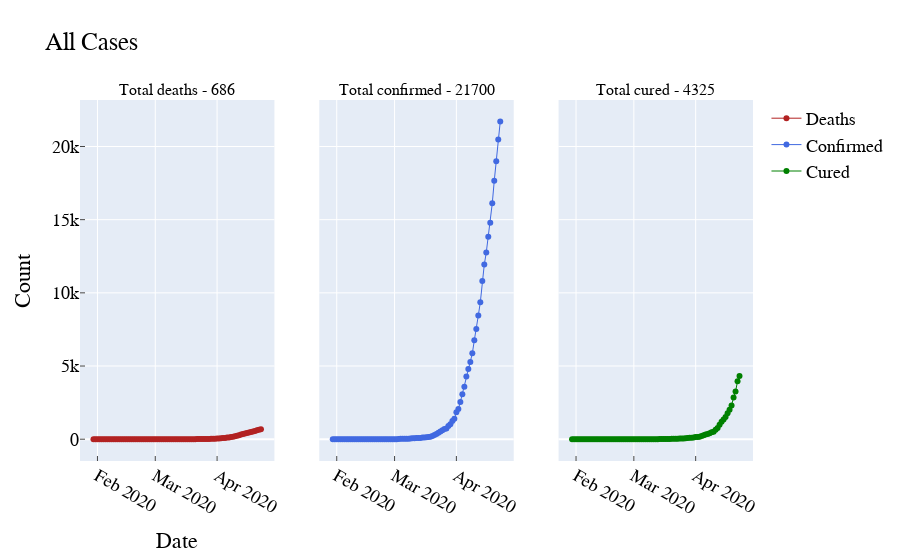

The notebook cell saved with this chart:
### Code cell
date_group = covid_19_india_df.groupby(['Date']).sum()
date_group.reset_index(inplace=True)

date_group.sort_values('Date',inplace=True)

from plotly.subplots import make_subplots
fig = make_subplots(rows=1, cols=3, shared_yaxes=True,
                    subplot_titles=("Total deaths - " + str(death_count),"Total confirmed - " + str(confirmed_count),
                                    "Total cured - " + str(cured_count)))

# Create and style traces
fig.add_trace(go.Scatter(x=date_group.Date, y=date_group.Deaths, name='Deaths',
                         line=dict(color='firebrick', width=1), mode='lines+markers'), row=1, col=1)
fig.add_trace(go.Scatter(x=date_group.Date, y=date_group.Confirmed, name = 'Confirmed',
                         line=dict(color='royalblue', width=1), mode='lines+markers',), row=1, col=2)
fig.add_trace(go.Scatter(x=date_group.Date, y=date_group.Cured, name='Cured',
                         line=dict(color='green', width=1), mode='lines+markers',), row=1, col=3)

fig.update_layout(
    title="All Cases",
    xaxis_title="Date",
    yaxis_title="Count",
    font=dict(
        family="Courier New, monospace",
        size=18,
        color="black"
    )
)

fig.update_xaxes(ticks="inside")
fig.update_yaxes(ticks="inside", col=1)

fig.show()
